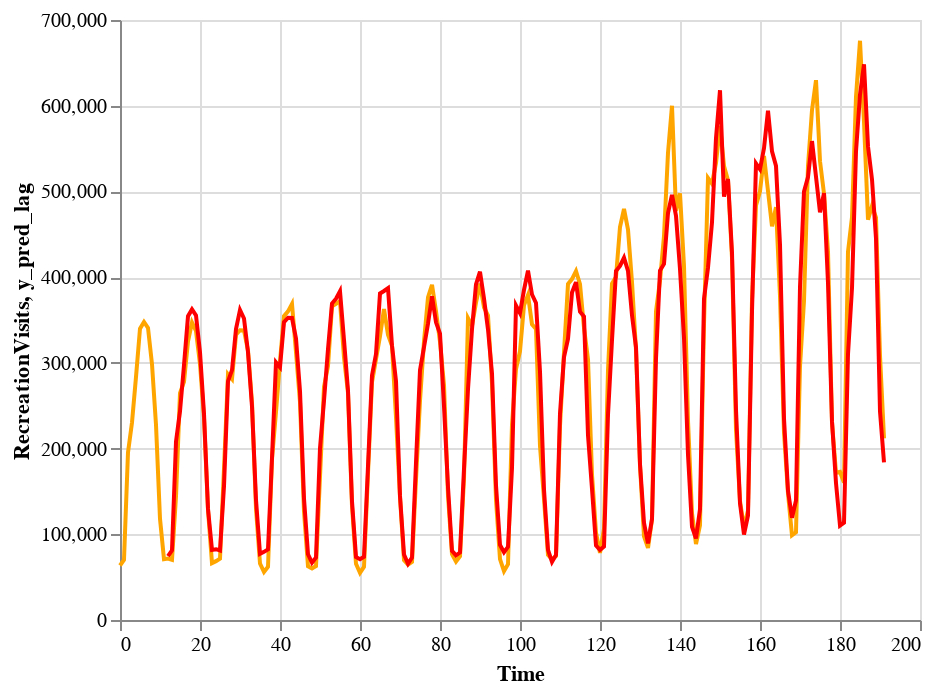

The notebook cell saved with this chart:
### Markdown cell above
**Graph of Predictions (red) versus true visits (orange)**

### Code cell
line1 = alt.Chart(npDF).mark_line(color='orange').encode(
    x='Time:Q',
    y= 'RecreationVisits:Q',

)

line2 = alt.Chart(npDF).mark_line(color = 'red').encode(
    x='Time:Q',
    y= 'y_pred_lag:Q',
)


line1+line2

### Figure 1 — Vega-Lite specification as saved in the notebook (floating-point values rounded to 4 significant figures; data arrays with more than 128 entries replaced by an {"elided": "..."} marker saying what was removed)
{"config": {"view": {"continuousWidth": 400, "continuousHeight": 300}}, "layer": [{"mark": {"type": "line", "color": "orange"}, "encoding": {"x": {"type": "quantitative", "field": "Time"}, "y": {"type": "quantitative", "field": "RecreationVisits"}}}, {"mark": {"type": "line", "color": "red"}, "encoding": {"x": {"type": "quantitative", "field": "Time"}, "y": {"type": "quantitative", "field": "y_pred_lag"}}}], "data": {"name": "data-8ae03326e290aab940f98e29fea9c279"}, "$schema": "https://vega.github.io/schema/vega-lite/v4.8.1.json", "datasets": {"data-8ae03326e290aab940f98e29fea9c279": {"elided": "192 records"}}}
